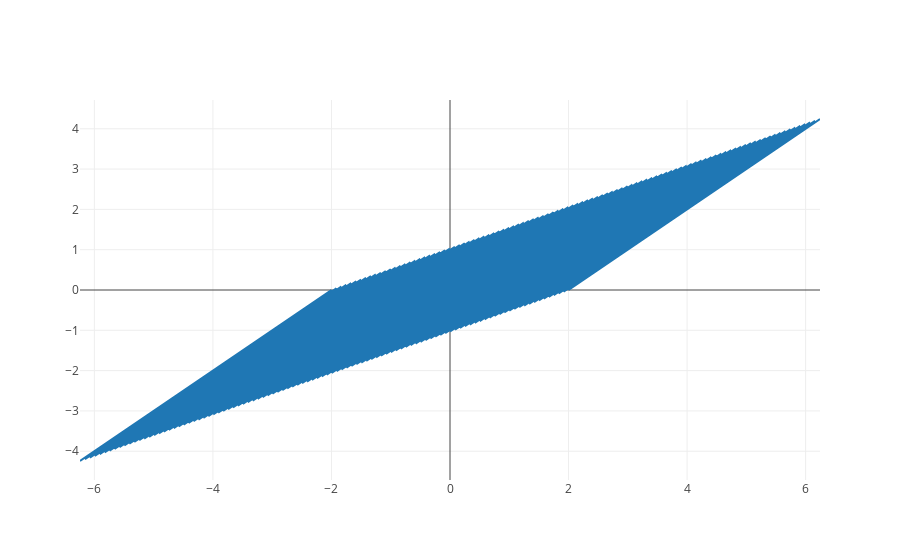

Notebook cell for this chart:
### Code cell
end_velocity = go.Scatter(x=x, y=y,)
data = [end_velocity]
plotly.offline.init_notebook_mode(connected=True)

fig = go.Figure(data=data, layout={})
fig.show()

### Figure 1 — Plotly figure (JSON) as saved in the notebook; plotly's stock layout.template omitted (floating-point values rounded to 4 significant figures; data arrays with more than 128 entries replaced by an {"elided": "..."} marker saying what was removed)
{"data": [{"type": "scatter", "uid": "065d08f8-d7f5-4dc1-a5c9-b20c2eb7550f", "x": {"elided": "10000 float values"}, "y": {"elided": "10000 float values"}}], "layout": {}}
